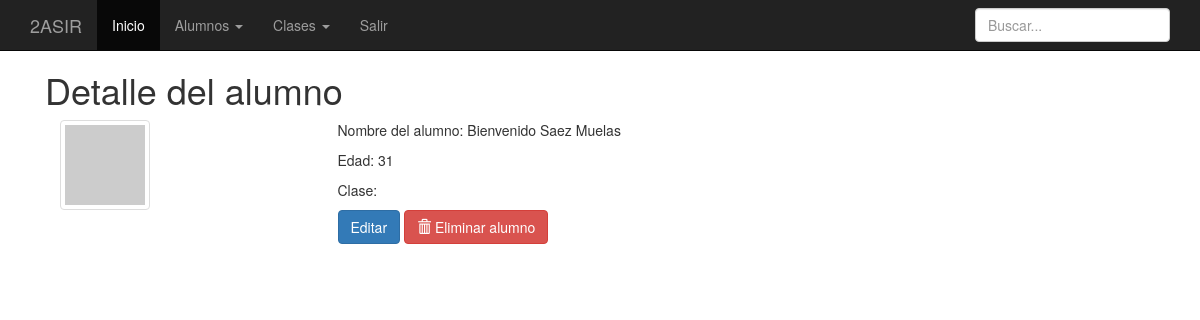
The page /detalle_alumno.php?id=1 (signed in) on the database as committed earlier.
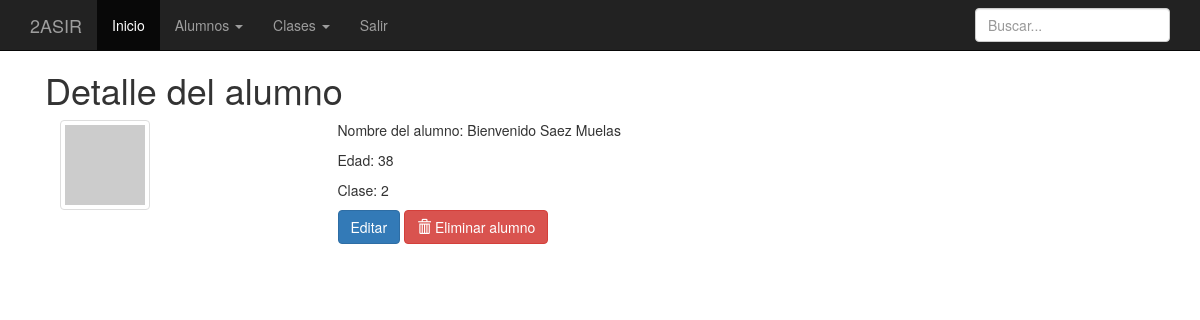
The same page on the database as committed later.
### tables this page shows
CREATE TABLE `alumnos` (
  `id` int(11) unsigned NOT NULL AUTO_INCREMENT,
  `nombreCompleto` varchar(140) NOT NULL DEFAULT '',
  `edad` int(11) DEFAULT NULL,
  `clase` int(10) unsigned DEFAULT NULL,
  PRIMARY KEY (`id`),
  KEY `fk_clase` (`clase`),
  CONSTRAINT `fk_clase` FOREIGN KEY (`clase`) REFERENCES `clases` (`id`) ON DELETE CASCADE ON UPDATE CASCADE
);

### php/bd.php (called while the page is built, shortened)
<?php
  include_once "ez_sql_core.php";
  include_once "ez_sql_mysql.php";
class Bd
{
  public  $conexion;
  private $usuario      = 'root';
  private $password     = 'root';
  private $base_datos   = 'alumnos';
  function __construct()
  {
    $this->conexion = new ezSQL_mysql($this->usuario, $this->password, $this->base_datos,'localhost');
  }
  function get_alumno($idAlumno){
    $consulta = "select * from alumnos where id=$idAlumno";
    $alumno = $this->conexion->get_row($consulta);
    return $alumno;
  }
}
?>

### php/ez_sql_mysql.php (called while the page is built, shortened)
<?php
	$ezsql_mysql_str = array
	(
		1 => 'Require $dbuser and $dbpassword to connect to a database server',
		2 => 'Error establishing mySQL database connection. Correct user/password? Correct hostname? Database server running?',
		3 => 'Require $dbname to select a database',
		4 => 'mySQL database connection is not active',
		5 => 'Unexpected error while trying to select database'
	);
	class ezSQL_mysql extends ezSQLcore
	{
		var $encoding = false;
		function ezSQL_mysql($dbuser='', $dbpassword='', $dbname='', $dbhost='localhost', $encoding='')
		{
			$this->dbuser = $dbuser;
			$this->dbpassword = $dbpassword;
			$this->dbname = $dbname;
			$this->dbhost = $dbhost;
			$this->encoding = $encoding;
		}
		function connect($dbuser='', $dbpassword='', $dbhost='localhost')
		{
			global $ezsql_mysql_str; $return_val = false;
			if ( ! $dbuser )
			{
				$this->register_error($ezsql_mysql_str[1].' in '.__FILE__.' on line '.__LINE__);
				$this->show_errors ? trigger_error($ezsql_mysql_str[1],E_USER_WARNING) : null;
			}
			else if ( ! $this->dbh = @mysql_connect($dbhost,$dbuser,$dbpassword,true,131074) )
			{
				$this->register_error($ezsql_mysql_str[2].' in '.__FILE__.' on line '.__LINE__);
				$this->show_errors ? trigger_error($ezsql_mysql_str[2],E_USER_WARNING) : null;
			}
			else
			{
				$return_val = true;
			}
			return $return_val;
		}
		function select($dbname='', $encoding='')
		{
			global $ezsql_mysql_str; $return_val = false;
			if ( ! $dbname )
			{
				$this->register_error($ezsql_mysql_str[3].' in '.__FILE__.' on line '.__LINE__);
				$this->show_errors ? trigger_error($ezsql_mysql_str[3],E_USER_WARNING) : null;
			}
			else if ( ! $this->dbh )
			{
				$this->register_error($ezsql_mysql_str[4].' in '.__FILE__.' on line '.__LINE__);
				$this->show_errors ? trigger_error($ezsql_mysql_str[4],E_USER_WARNING) : null;
			}
			else if ( !@mysql_select_db($dbname,$this->dbh) )
			{
				if ( !$str = @mysql_error($this->dbh))
					  $str = $ezsql_mysql_str[5];
				$this->register_error($str.' in '.__FILE__.' on line '.__LINE__);
				$this->show_errors ? trigger_error($str,E_USER_WARNING) : null;
			}
			else
			{
				if ( $encoding == '') $encoding = $this->encoding;
				$return_val = true;
			}
			return $return_val;
		}
		function query($query)
		{
			$return_val = 0;
			$query = trim($query);
			$this->result = @mysql_query($query,$this->dbh);
			if ( preg_match("/^(insert|delete|update|replace|truncate|drop|create|alter|set|lock|unlock)\s+/i",$query) )
			{
				$is_insert = true;
				$this->rows_affected = @mysql_affected_rows($this->dbh);
				if ( preg_match("/^(insert|replace)\s+/i",$query) )
				{
					$this->insert_id = @mysql_insert_id($this->dbh);
				}
				$return_val = $this->rows_affected;
			}
			else
			{
				$is_insert = false;
				$i=0;
				$num_rows=0;
				while ( $row = @mysql_fetch_object($this->result) )
				{
					$num_rows++;
				}
				$this->num_rows = $num_rows;
				$return_val = $this->num_rows;
			}
			return $return_val;
		}
	}

### php/ez_sql_core.php (called while the page is built, shortened)
<?php
	class ezSQLcore
	{
		var $show_errors      = true;
		var $timers           = array();
		function flush()
		{
			$this->last_result = null;
		}
		function get_row($query=null,$output=OBJECT,$y=0)
		{
			if ( $query )
			{
				$this->query($query);
			}
			if ( $output == OBJECT )
			{
				return $this->last_result[$y]?$this->last_result[$y]:null;
			}
			elseif ( $output == ARRAY_A )
			{
				return $this->last_result[$y]?get_object_vars($this->last_result[$y]):null;
			}
			elseif ( $output == ARRAY_N )
			{
				return $this->last_result[$y]?array_values(get_object_vars($this->last_result[$y])):null;
			}
			else
			{
				$this->show_errors ? trigger_error(" \$db->get_row(string query, output type, int offset) -- Output type must be one of: OBJECT, ARRAY_A, ARRAY_N",E_USER_WARNING) : null;
			}
		}
		function timer_get_cur()
		{
			list($usec, $sec) = explode(" ",microtime());
			return ((float)$usec + (float)$sec);
		}
		function timer_start($timer_name)
		{
			$this->timers[$timer_name] = $this->timer_get_cur();
		}
		function timer_elapsed($timer_name)
		{
			return round($this->timer_get_cur() - $this->timers[$timer_name],2);
		}
	}

### detalle_alumno.php (the view, shortened to what the changed rows need)
<?php
  $idAlumno = $_GET['id'];
  include_once "php/bd.php";
  $bd = new Bd();
  $datos_alumno = $bd->get_alumno($idAlumno);
?>
<?php include_once "php/header.php"; ?>
    <div class="container">
      <div class="col-sm-12">
        <h1>Detalle del alumno</h1>
        <div class="col-sm-9">
          <?php if($datos_alumno != NULL){ ?>
            <p>Nombre del alumno: <?php print $datos_alumno->nombreCompleto; ?></p>
            <p>Edad: <?php print $datos_alumno->edad; ?></p>
            <p>Clase: <?php print $datos_alumno->clase; ?></p>
            <?php }else{ ?>
            <p>No hay alumno con ese id</p>
            <?php } ?>
            <p>
              <a href="editar_alumno.php?id=<?php print $datos_alumno->id; ?>" class="btn btn-primary">Editar</a>
              <a href="eliminar_alumno.php?id=<?php print $datos_alumno->id; ?>" class="btn btn-danger"><span class="glyphicon glyphicon-trash" aria-hidden="true"></span> Eliminar alumno</a>
            </p>
        </div>
      </div>
    </div>
<?php include_once "php/footer.php"; ?>

Rows that differ between the two databases and show on the page:
changed alumnos "Bienvenido Saez Muelas": edad "31" → "38"; clase (not shown) → "2"
